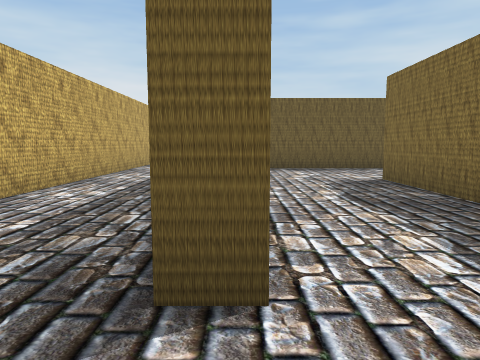
view 1 (above)

24 first-person views from a walk through a 3-D level made in the Unity game engine. The camera is 1.4 m above the floor, tilts 6° down and sees 70° across. The floor is counted in squares, 2 m on a side. Each view is taken from the middle of a square. On the plan, view 1 faces up. The plan holds only what a view shows up to about 11 squares ahead; the rest is blank. The player character is not drawn. Some animated figures are not drawn. Some surface patterns are stand-ins.

view 2
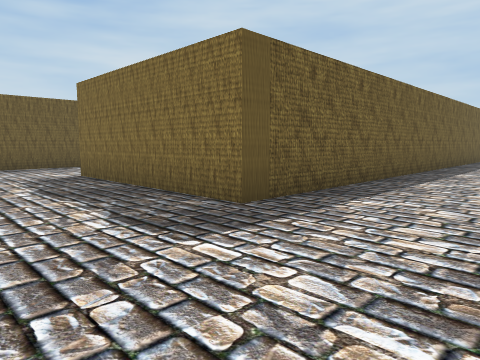

view 3
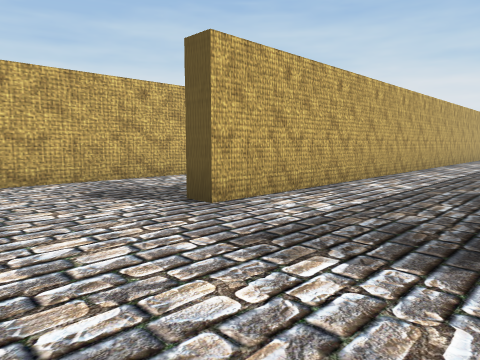

view 4
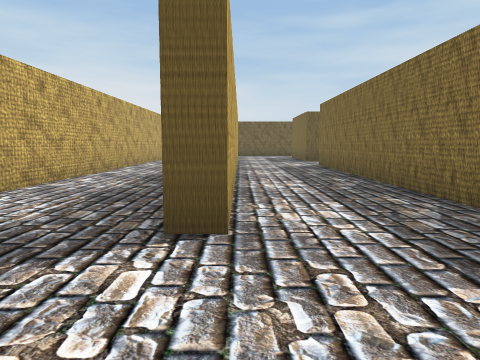

view 5
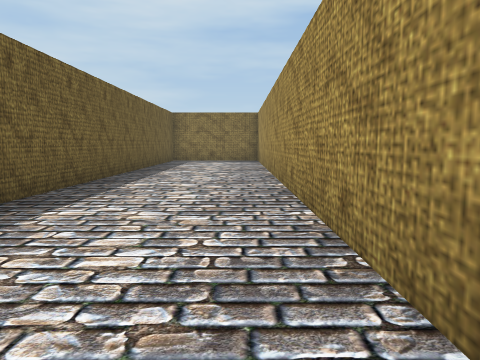

view 6
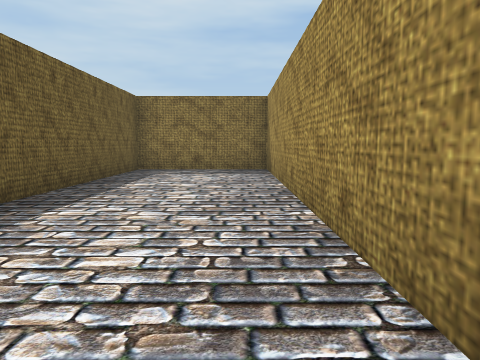

view 7
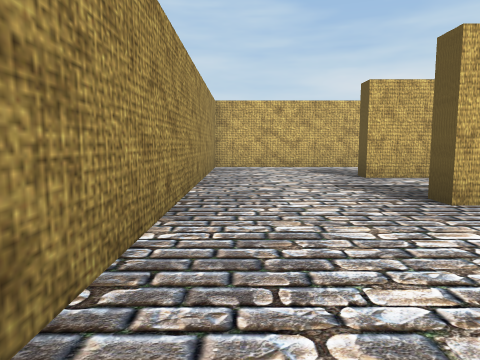

view 8
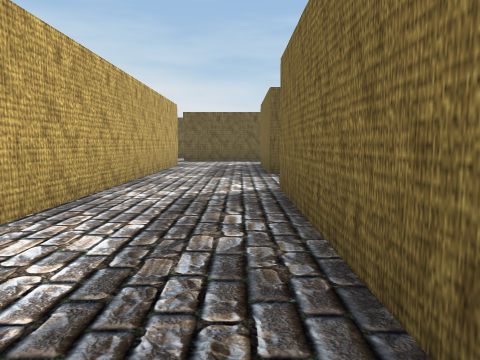

view 9
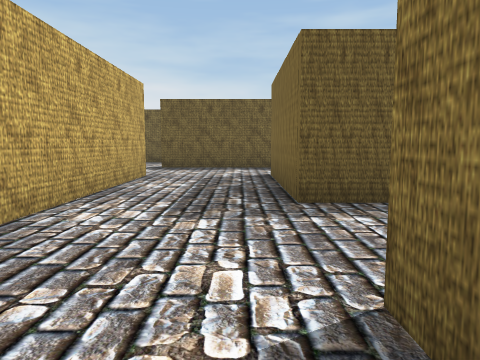

view 10
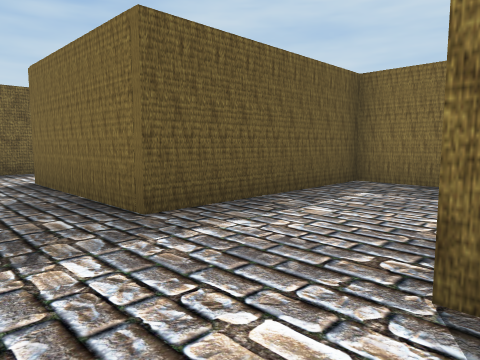

view 11
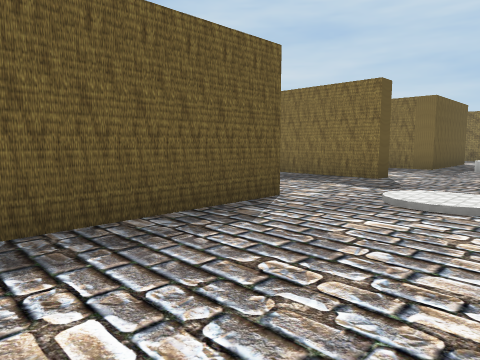

view 12
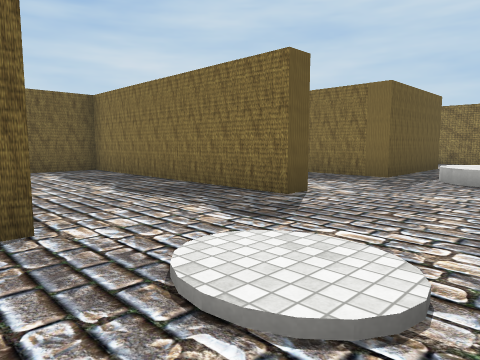

view 13
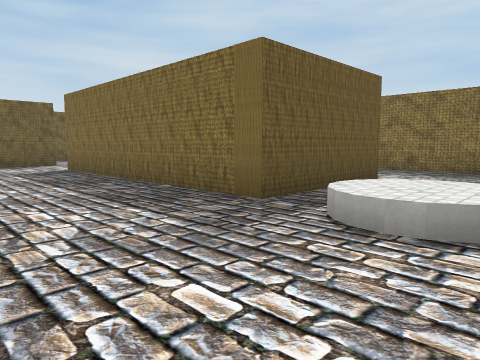

view 14
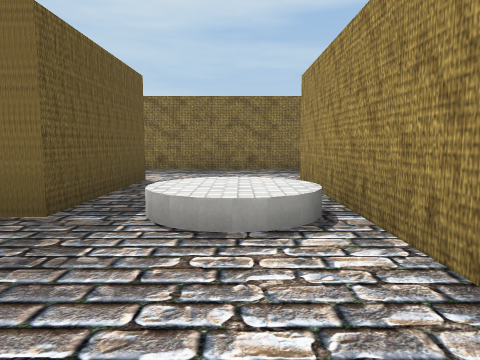

view 15
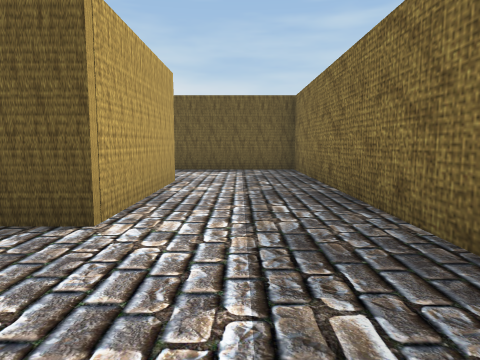

view 16
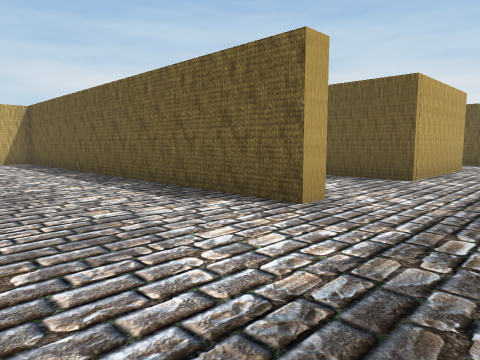

view 17
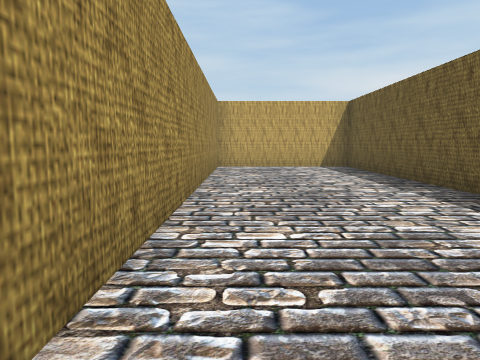

view 18
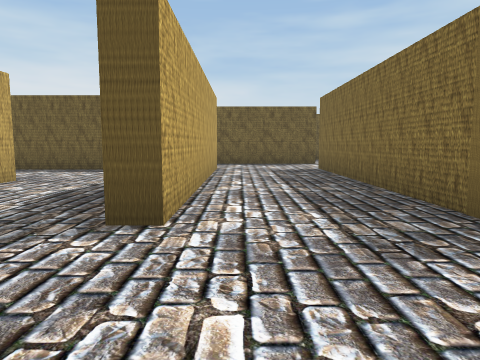

view 19
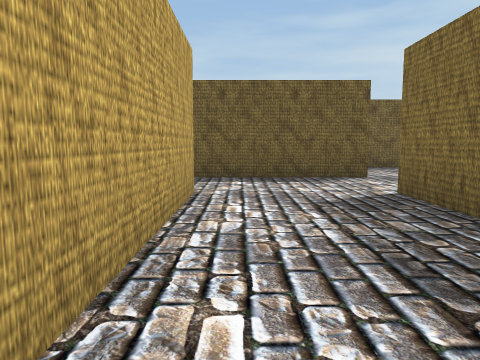

view 20
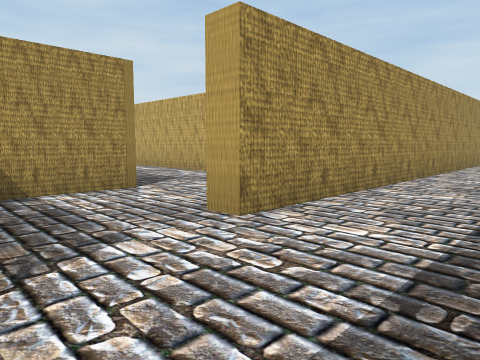

view 21
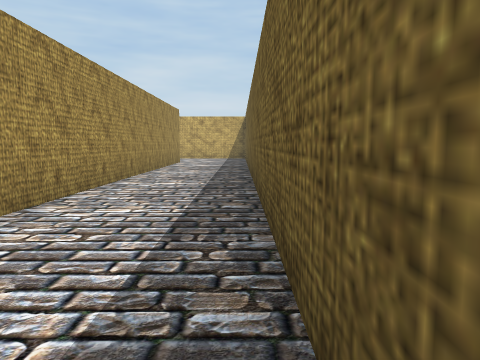

view 22
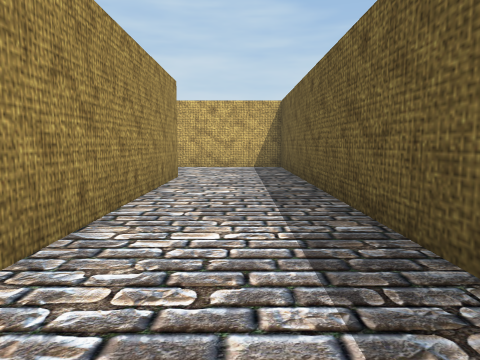

view 23
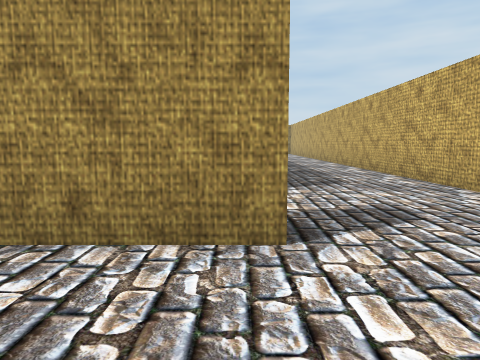

view 24
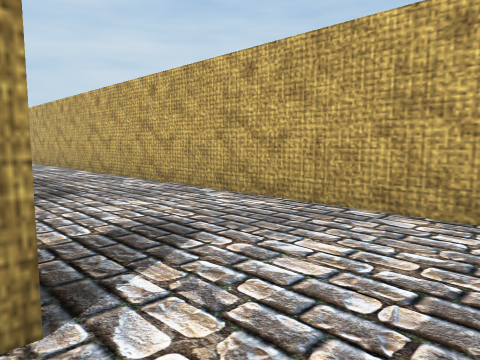

### Floor plan
Points are (right, up) in squares from view 1. A wall is a line through its corners. A room is listed if a view was taken in it or the views show most of it. See-through windows are left out.
Room 1 (views 1, 2, 3, 4, 5, 6, 7, 8, 9, 10, 11, 20, 21, 22, 23, 24)
walls: (4.2, 11.5) (4.2, 13) (-0.4, 13) (-0.4, 17); (-3.1, 16.6) (-3.1, 1.6) (-3.6, 1.6); (0.4, 19.2) (-3.4, 19.2); (-0.4, 2.6) (-0.4, 10.5); (0.2, 1.4) (-0.4, 1.4); (-3.4, 19.7) (11.7, 19.7) (11.7, 19.2); (9.8, 22.3) (-6.5, 22.3) (-6.5, -1.8) (17.5, -1.8) (17.5, 1.8) (2.9, 1.8) (2.9, 6.9); (13.9, 22.3) (12.8, 22.3)
ways out: opening at (1.5, 6.5) to room 2; opening at (8, 18) to room 2; opening at (12.5, 19); opening at (14, 21.5)
Room 2 (views 12, 13, 14, 15, 16, 17, 18, 19)
walls: (9.6, 6.8) (14.8, 6.8) (14.8, 6.3) (3.4, 6.3) (3.4, 2.2); (4.8, 9.9) (0.9, 9.9); (14.8, 13.6) (14.8, 9.9) (11.3, 9.9) (11.3, 16.9); (4.7, 13.6) (4.7, 13); (8.3, 16.9) (8.3, 9.9) (7.8, 9.9) (7.8, 16.4) (2.8, 16.4); (17.5, 6.2) (17.5, 16.4) (14.1, 16.4); (11.7, 19.2) (8, 19.2); (3.6, 2.3) (13.1, 2.3)
low walls: (10.9, 7.4) (10.7, 7.9)
ways out: opening at (1.5, 6.5) to room 1; opening at (8, 18) to room 1; opening at (11, 18)

Where each view was taken, in squares from view 1:
view 1: 0 up, 0 right, facing up
view 2: 1 down, 0 right, facing up-right
view 3: 1 down, 0 right, facing up-left
view 4: 1 down, 3 left, facing up
view 5: 1 down, 3 right, facing right
view 6: 1 down, 8 right, facing right
view 7: 1 down, 4 right, facing left
view 8: 5 up, 1 left, facing up
view 9: 9 up, 1 left, facing up
view 10: 10 up, 2 left, facing up-right
view 11: 7 up, 1 right, facing up-right
view 12: 7 up, 4 right, facing up-right
view 13: 7 up, 8 right, facing up-right
view 14: 8 up, 8 right, facing right
view 15: 7 up, 16 right, facing up
view 16: 3 up, 17 right, facing up-left
view 17: 3 up, 14 right, facing left
view 18: 7 up, 9 right, facing up
view 19: 12 up, 9 right, facing up
view 20: 22 up, 14 right, facing down-left
view 21: 22 up, 10 right, facing left
view 22: 21 up, 4 right, facing left
view 23: 22 up, 3 left, facing down
view 24: 21 up, 3 left, facing down-left
